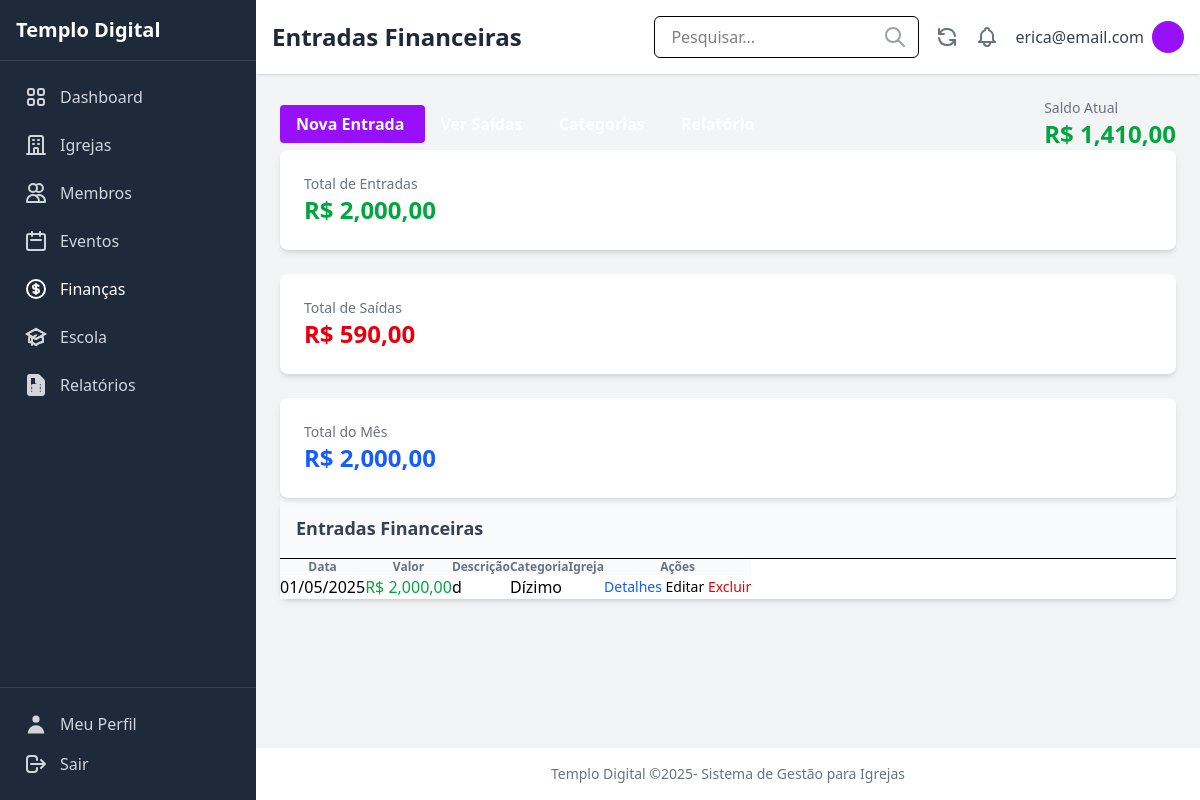
Page /financas/entradas/ (signed in) on the committed database.
### users/models.py (models this page shows, shortened)
class CustomUser(AbstractUser):
    ROLE_CHOICES = [
        ('admin', 'Administrador'),
        ('pastor', 'Pastor'),
        ('secretario', 'Secretário'),
        ('tesoureiro', 'Tesoureiro'),
        ('lider', 'Líder'),
        ('membro', 'Membro'),
    ]
    role = models.CharField(
        _('Função'),
        max_length=20,
        choices=ROLE_CHOICES,
        default='membro',
        help_text=_('Define o nível de permissão do usuário no sistema')
    )
    phone = models.CharField(
        _('Telefone'),
        max_length=20,
        blank=True,
        null=True
    )
    address = models.TextField(
        _('Endereço'),
        blank=True,
        null=True
    )
    profile_image = models.ImageField(
        _('Imagem de Perfil'),
        upload_to='profile_images/',
        blank=True,
        null=True
    )
    class Meta:
        verbose_name = _('Usuário')
        verbose_name_plural = _('Usuários')

### finances/models.py (models this page shows, shortened)
class Income(models.Model):
    PAYMENT_METHOD_CHOICES = [
        ('dinheiro', 'Dinheiro'),
        ('pix', 'PIX'),
        ('cartao', 'Cartão'),
        ('transferencia', 'Transferência'),
        ('cheque', 'Cheque'),
        ('outro', 'Outro'),
    ]
    date = models.DateField(verbose_name="Data")
    amount = models.DecimalField(max_digits=10, decimal_places=2, verbose_name="Valor")
    description = models.CharField(max_length=255, verbose_name="Descrição")
    category = models.ForeignKey(Category, on_delete=models.PROTECT, verbose_name="Categoria")
    church = models.ForeignKey(Church, on_delete=models.CASCADE, verbose_name="Igreja")
    member = models.ForeignKey(Member, on_delete=models.SET_NULL, null=True, blank=True, verbose_name="Membro")
    payment_method = models.CharField(max_length=15, choices=PAYMENT_METHOD_CHOICES, default='dinheiro', verbose_name="Forma de Pagamento")
    receipt = models.FileField(upload_to='comprovantes/entradas/', null=True, blank=True, verbose_name="Comprovante")
    created_at = models.DateTimeField(auto_now_add=True, verbose_name="Criado em")
    updated_at = models.DateTimeField(auto_now=True, verbose_name="Atualizado em")
    class Meta:
        verbose_name = "Entrada"
        verbose_name_plural = "Entradas"
        ordering = ['-date']

class Category(models.Model):
    TYPE_CHOICES = [
        ('entrada', 'Entrada'),
        ('saida', 'Saída'),
        ('ambos', 'Ambos'),
    ]
    name = models.CharField(max_length=100, verbose_name="Nome")
    category_type = models.CharField(max_length=10, choices=TYPE_CHOICES, default='ambos', verbose_name="Tipo")
    description = models.TextField(blank=True, null=True, verbose_name="Descrição")
    class Meta:
        verbose_name = "Categoria"
        verbose_name_plural = "Categorias"
        ordering = ['name']

### finances/views.py (the view)
# urls.py: path('entradas/', views.income_list, name='income_list'),
@login_required
def income_list(request):
    incomes = Income.objects.all().order_by('-date')
    total_incomes = Income.objects.aggregate(total=Sum('amount'))['total'] or 0
    total_expenses = Expense.objects.aggregate(total=Sum('amount'))['total'] or 0
    balance = total_incomes - total_expenses
    today = timezone.now().date()
    first_day_month = today.replace(day=1)
    incomes_month = Income.objects.filter(date__gte=first_day_month, date__lte=today)
    total_month_income = sum(income.amount for income in incomes_month)
    return render(request, 'finances/income_list.html', {
        "incomes": incomes,
        "total_incomes": total_incomes,
        "total_expenses": total_expenses,
        "balance": balance,
        "total_month_income": total_month_income,
        "active_menu": "finances",
    })

### finances/templates/finances/income_list.html (shortened to what this page needs)
{% extends 'core/base.html' %}
{% load static %}
{% load humanize %}
{% block page_title %}Entradas Financeiras{% endblock %}
{% block content %}
<div class="mb-6 flex justify-between items-center">
    <div>
        <a href="{% url 'finances:income_create' %}" class="bg-purple-600 hover:bg-purple-700 text-white font-bold py-2 px-4 rounded">
            Nova Entrada
        </a>
        <a href="{% url 'finances:expense_list' %}" class="ml-2 bg-gray-500 hover:bg-gray-600 text-white font-bold py-2 px-4 rounded">
        </a>
        <a href="{% url 'finances:category_list' %}" class="ml-2 bg-gray-500 hover:bg-gray-600 text-white font-bold py-2 px-4 rounded">
        </a>
        <a href="{% url 'finances:report_finance' %}" class="ml-2 bg-gray-500 hover:bg-gray-600 text-white font-bold py-2 px-4 rounded">
        </a>
    </div>
    <div class="text-right">
        <p class="text-sm text-gray-500">Saldo Atual</p>
        <p class="text-2xl font-bold {% if balance >= 0 %}text-green-600{% else %}text-red-600{% endif %}">
            R$ {{ balance|floatformat:2|intcomma }}
        </p>
    </div>
</div>
<div class="grid grid-cols-1 md:grid-cols-3 gap-6 mb-6">
    <div class="bg-white rounded-lg shadow-md p-6 border-l-4 border-green-500">
        <p class="text-sm text-gray-500 mb-1">Total de Entradas</p>
        <p class="text-2xl font-bold text-green-600">R$ {{ total_incomes|floatformat:2|intcomma }}</p>
    </div>
    <div class="bg-white rounded-lg shadow-md p-6 border-l-4 border-red-500">
        <p class="text-sm text-gray-500 mb-1">Total de Saídas</p>
        <p class="text-2xl font-bold text-red-600">R$ {{ total_expenses|floatformat:2|intcomma }}</p>
    </div>
    <div class="bg-white rounded-lg shadow-md p-6 border-l-4 border-blue-500">
        <p class="text-sm text-gray-500 mb-1">Total do Mês</p>
        <p class="text-2xl font-bold text-blue-600">R$ {{ total_month_income|floatformat:2|intcomma }}</p>
    </div>
</div>
<div class="bg-white rounded-lg shadow-md overflow-hidden">
    <div class="p-4 bg-gray-50 border-b">
        <h2 class="text-lg font-semibold text-gray-700">Entradas Financeiras</h2>
    </div>
    {% if incomes %}
    <div class="overflow-x-auto">
        <table class="min-w-full divide-y divide-gray-200">
            <thead class="bg-gray-50">
                <tr>
                    <th scope="col" class="px-6 py-3 text-left text-xs font-medium text-gray-500 uppercase tracking-wider">Data</th>
                    <th scope="col" class="px-6 py-3 text-left text-xs font-medium text-gray-500 uppercase tracking-wider">Valor</th>
                    <th scope="col" class="px-6 py-3 text-left text-xs font-medium text-gray-500 uppercase tracking-wider">Descrição</th>
                    <th scope="col" class="px-6 py-3 text-left text-xs font-medium text-gray-500 uppercase tracking-wider">Categoria</th>
                    <th scope="col" class="px-6 py-3 text-left text-xs font-medium text-gray-500 uppercase tracking-wider">Igreja</th>
                    <th scope="col" class="px-6 py-3 text-left text-xs font-medium text-gray-500 uppercase tracking-wider">Ações</th>
                </tr>
            </thead>
            <tbody class="bg-white divide-y divide-gray-200">
                {% for income in incomes %}
                <tr>
                    <td class="px-6 py-4 whitespace-nowrap">{{ income.date|date:"d/m/Y" }}</td>
                    <td class="px-6 py-4 whitespace-nowrap font-medium text-green-600">R$ {{ income.amount|floatformat:2|intcomma }}</td>
                    <td class="px-6 py-4 whitespace-nowrap">{{ income.description }}</td>
                    <td class="px-6 py-4 whitespace-nowrap">{{ income.category.name }}</td>
                    <td class="px-6 py-4 whitespace-nowrap">{{ income.churche.name }}</td>
                    <td class="px-6 py-4 whitespace-nowrap text-sm font-medium">
                        <a href="{% url 'finances:income_detail' income.pk %}" class="text-blue-600 hover:text-blue-900 mr-3">Detalhes</a>
                        <a href="{% url 'finances:income_update' income.pk %}" class="text-indigo-600 hover:text-indigo-900 mr-3">Editar</a>
                        <a href="{% url 'finances:income_delete' income.pk %}" class="text-red-600 hover:text-red-900">Excluir</a>
                    </td>
                </tr>
                {% endfor %}
            </tbody>
        </table>
    </div>
    {% else %}
    <div class="p-6 text-center text-gray-500">
        Nenhuma entrada financeira registrada. <a href="{% url 'finances:income_create' %}" class="text-purple-600 hover:text-purple-900">Registrar nova entrada</a>.
    </div>
    {% endif %}
</div>
{% endblock %}

### core/templates/core/base.html (shortened to what this page needs)
{% load static tailwind_tags %}
<!DOCTYPE html>
<html lang="pt-br">
  <head>
    {% tailwind_css %}
  </head>
  <body class="bg-gray-100 flex min-h-screen">
    {% if user.is_authenticated %}
      <aside class="w-64 bg-gray-800 text-white flex flex-col fixed inset-y-0 left-0">
        <div class="p-4 border-b border-gray-700">
          <h1 class="text-xl font-semibold">Templo Digital</h1>
        </div>
        <nav class="flex-grow p-4">
          <ul class="space-y-2">
            <li>
              <a href="{% url 'dashboard:index' %}"
                class="flex items-center p-2 {% if active_menu == 'dashboard' %}
                  bg-purple-700 text-white
                {% else %}
                  text-gray-300 hover:bg-gray-700 hover:text-white
                {% endif %} rounded-md">
                <span class="ml-3">Dashboard</span>
              </a>
            </li>
            <li>
              <a href="{% url 'churches:church_list' %}"
                class="flex items-center p-2 {% if active_menu == 'churches' %}
                  bg-purple-700 text-white
                {% else %}
                  text-gray-300 hover:bg-gray-700 hover:text-white
                {% endif %} rounded-md">
                <span class="ml-3">Igrejas</span>
              </a>
            </li>
            <li>
              <a href="{% url 'members:member_list' %}"
                class="flex items-center p-2 {% if active_menu == 'members' %}
                  bg-purple-700 text-white
                {% else %}
                  text-gray-300 hover:bg-gray-700 hover:text-white
                {% endif %} rounded-md">
                {% include 'icons/members.html' %}
                <span class="ml-3">Membros</span>
              </a>
            </li>
            <li>
              <a href="{% url 'events:event_list' %}"
                class="flex items-center p-2 {% if active_menu == 'events' %}
                  bg-purple-700 text-white
                {% else %}
                  text-gray-300 hover:bg-gray-700 hover:text-white
                {% endif %} rounded-md">
                {% include 'icons/events.html' %}
                <span class="ml-3">Eventos</span>
              </a>
            </li>
            <li>
              <a href="{% url 'finances:income_list' %}"
                class="flex items-center p-2 {% if active_menu == 'finances' %}
                  bg-purple-700 text-white
                {% else %}
                  text-gray-300 hover:bg-gray-700 hover:text-white
                {% endif %} rounded-md">
                <span class="ml-3">Finanças</span>
              </a>
            </li>
            <li>
              <a href="{% url 'school:school_class_list' %}"
                class="flex items-center p-2 {% if active_menu == 'school' %}
                  bg-purple-700 text-white
                {% else %}
                  text-gray-300 hover:bg-gray-700 hover:text-white
                {% endif %} rounded-md">
                <span class="ml-3">Escola</span>
              </a>
            </li>
            <li>
              <a href="{% url 'reports:index' %}"
                class="flex items-center p-2 {% if active_menu == 'reports' %}
                  bg-purple-700 text-white
                {% else %}
                  text-gray-300 hover:bg-gray-700 hover:text-white
                {% endif %} rounded-md">
                <span class="ml-3">Relatórios</span>
              </a>
            </li>
          </ul>
        </nav>
        <div class="p-4 border-t border-gray-700">
          <a href="{% url 'users:profile' %}" class="flex items-center p-2 text-gray-300 hover:bg-gray-700 hover:text-white rounded-md mb-2">
            {% include 'icons/profile.html' %}
            <span class="ml-3">Meu Perfil</span>
          </a>
          <form method="post" action="{% url 'users:logout' %}">
            <a href="#" class="flex items-center p-2 text-gray-300 hover:bg-gray-700 hover:text-white rounded-md">
              <button type="submit"  class="flex items-center">
                {% include 'icons/logout.html' %}
                <span class="ml-3">Sair</span>
              </button>
            </a>
          </form>
        </div>
      </aside>
    {% endif %}
    {% if user.is_authenticated %}
    <div class="flex-1 flex flex-col ml-64">
    {% else %}
    <div class="flex-1 flex flex-col">
    {% endif %}
        {% if user.is_authenticated %}
      <header class="bg-white shadow-sm p-4 flex justify-between items-center">
        <div>
          <h1 class="text-2xl font-semibold text-gray-800">
            {% block page_title %}{% endblock %}
          </h1>
        </div>
        <div class="flex items-center space-x-4">
          <div class="relative">
            <input type="text" placeholder="Pesquisar..." class="px-4 py-2 border rounded-md focus:outline-none focus:ring-2 focus:ring-purple-600" />
            <span class="absolute right-3 top-1/2 transform -translate-y-1/2 text-gray-400">{% include 'icons/pesquisar.html' %}</span>
          </div>
          <button class="text-gray-500 hover:text-gray-700">{% include 'icons/atualizar.html' %}</button>
          <button class="text-gray-500 hover:text-gray-700">{% include 'icons/notificacoes.html' %}</button>
          <div class="flex items-center space-x-2">
            <span class="text-gray-700">{{ user.get_full_name|default:user.username }}</span>
            {% if user.profile_image %}
              <img src="{{ user.profile_image.url }}" alt="User Avatar" class="w-8 h-8 rounded-full" />
            {% else %}
              <div class="w-8 h-8 rounded-full bg-purple-600 flex items-center justify-center text-white">{{ user.first_name|first|upper }}{{ user.last_name|first|upper }}</div>
            {% endif %}
          </div>
        </div>
      </header>
        {% endif %}
      <main class="flex-grow p-6">
        {% block content %}{% endblock %}
      </main>
      {% if user.is_authenticated %}
      <footer class="bg-white text-center p-4 text-sm text-gray-500 mt-auto">
        <p>
          Templo Digital ©{% now 'Y' %}- Sistema de Gestão para Igrejas
        </p>
      </footer>
        {% endif %}
    </div>
  </body>
</html>

### rows in the picture
CustomUser: get_full_name "erica@email.com"
Income: date "01/05/2025", amount "2,000,00", description "d", category.name "Dízimo"

### other values in the picture
{{ balance|floatformat:2|intcomma }} "1,410,00"
{{ total_incomes|floatformat:2|intcomma }} "2,000,00"
{{ total_expenses|floatformat:2|intcomma }} "590,00"
{{ total_month_income|floatformat:2|intcomma }} "2,000,00"
